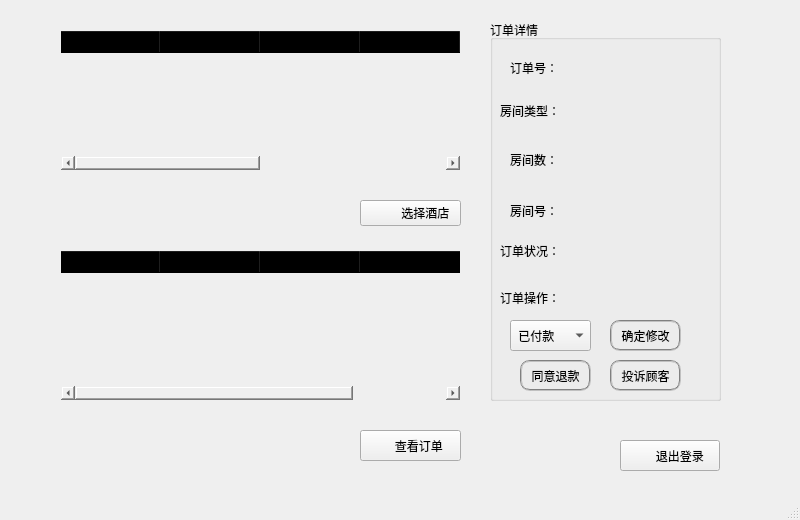
<?xml version="1.0" encoding="UTF-8"?>
<ui version="4.0">
 <class>MainWindow_manager</class>
 <widget class="QMainWindow" name="MainWindow_manager">
  <property name="geometry">
   <rect>
    <x>0</x>
    <y>0</y>
    <width>800</width>
    <height>520</height>
   </rect>
  </property>
  <property name="sizePolicy">
   <sizepolicy hsizetype="Fixed" vsizetype="Fixed">
    <horstretch>0</horstretch>
    <verstretch>0</verstretch>
   </sizepolicy>
  </property>
  <property name="minimumSize">
   <size>
    <width>800</width>
    <height>520</height>
   </size>
  </property>
  <property name="maximumSize">
   <size>
    <width>800</width>
    <height>520</height>
   </size>
  </property>
  <property name="windowTitle">
   <string>Nest</string>
  </property>
  <widget class="QWidget" name="centralwidget">
   <widget class="QPushButton" name="pushButton">
    <property name="geometry">
     <rect>
      <x>620</x>
      <y>440</y>
      <width>100</width>
      <height>31</height>
     </rect>
    </property>
    <property name="styleSheet">
     <string notr="true">QPushButton
{
border-image: url(:/images/button1.png);
font: 12pt &quot;华文楷体&quot;;
color:rgb(0, 0, 0)
}
QPushButton:hover
{
border-image: url(:/images/button1.png);
font: 12pt  &quot;华文楷体&quot;;
color:rgb(102, 102, 102)
}
QPushButton:pressed
{
border-image: url(:/images/button1.png);
font: 12pt  &quot;华文楷体&quot;;
color:rgb(180, 180, 180)
}
</string>
    </property>
    <property name="text">
     <string>      退出登录</string>
    </property>
   </widget>
   <widget class="QTableWidget" name="order">
    <property name="geometry">
     <rect>
      <x>60</x>
      <y>250</y>
      <width>401</width>
      <height>151</height>
     </rect>
    </property>
    <property name="styleSheet">
     <string notr="true">font: 11pt &quot;华文楷体&quot;;
background-color:rgba(0,0,0,0);</string>
    </property>
    <property name="editTriggers">
     <set>QAbstractItemView::NoEditTriggers</set>
    </property>
    <property name="selectionBehavior">
     <enum>QAbstractItemView::SelectRows</enum>
    </property>
    <column>
     <property name="text">
      <string>订单号</string>
     </property>
    </column>
    <column>
     <property name="text">
      <string>顾客</string>
     </property>
    </column>
    <column>
     <property name="text">
      <string>入住日期</string>
     </property>
    </column>
    <column>
     <property name="text">
      <string>离店日期</string>
     </property>
    </column>
   </widget>
   <widget class="QTableWidget" name="hotel">
    <property name="geometry">
     <rect>
      <x>60</x>
      <y>30</y>
      <width>401</width>
      <height>141</height>
     </rect>
    </property>
    <property name="styleSheet">
     <string notr="true">font: 11pt &quot;华文楷体&quot;;
background-color:rgba(0,0,0,0);</string>
    </property>
    <property name="selectionBehavior">
     <enum>QAbstractItemView::SelectRows</enum>
    </property>
    <column>
     <property name="text">
      <string>经营许可证</string>
     </property>
    </column>
    <column>
     <property name="text">
      <string>酒店名称</string>
     </property>
    </column>
    <column>
     <property name="text">
      <string>酒店地点</string>
     </property>
    </column>
    <column>
     <property name="text">
      <string>酒店特色</string>
     </property>
    </column>
    <column>
     <property name="text">
      <string>酒店星级</string>
     </property>
    </column>
    <column>
     <property name="text">
      <string>拥有者</string>
     </property>
    </column>
   </widget>
   <widget class="QPushButton" name="pushButton_3">
    <property name="geometry">
     <rect>
      <x>360</x>
      <y>430</y>
      <width>101</width>
      <height>31</height>
     </rect>
    </property>
    <property name="styleSheet">
     <string notr="true">QPushButton
{
border-image:url(:/images/order1.png);
font: 12pt &quot;华文楷体&quot;;
color:rgb(0, 0, 0)
}
QPushButton:hover
{
border-image: url(:/images/order1.png);
font: 12pt  &quot;华文楷体&quot;;
color:rgb(102, 102, 102)
}
QPushButton:pressed
{
border-image:url(:/images/order1.png);
font: 12pt  &quot;华文楷体&quot;;
color:rgb(180, 180, 180)
}
</string>
    </property>
    <property name="text">
     <string>        查看订单   </string>
    </property>
   </widget>
   <widget class="QPushButton" name="pushButton_2">
    <property name="geometry">
     <rect>
      <x>360</x>
      <y>200</y>
      <width>101</width>
      <height>26</height>
     </rect>
    </property>
    <property name="styleSheet">
     <string notr="true">QPushButton
{
border-image:url(:/images/hotel1.png);
font: 12pt &quot;华文楷体&quot;;
color:rgb(0, 0, 0)
}
QPushButton:hover
{
border-image: url(:/images/hotel1.png);
font: 12pt  &quot;华文楷体&quot;;
color:rgb(102, 102, 102)
}
QPushButton:pressed
{
border-image:url(:/images/hotel1.png);
font: 12pt  &quot;华文楷体&quot;;
color:rgb(180, 180, 180)
}
</string>
    </property>
    <property name="text">
     <string>         选择酒店</string>
    </property>
   </widget>
   <widget class="QGroupBox" name="groupBox_2">
    <property name="geometry">
     <rect>
      <x>490</x>
      <y>20</y>
      <width>231</width>
      <height>381</height>
     </rect>
    </property>
    <property name="styleSheet">
     <string notr="true">font: 12pt &quot;华文楷体&quot;;</string>
    </property>
    <property name="title">
     <string>订单详情</string>
    </property>
    <widget class="QLabel" name="label_5">
     <property name="geometry">
      <rect>
       <x>10</x>
       <y>80</y>
       <width>81</width>
       <height>21</height>
      </rect>
     </property>
     <property name="text">
      <string>房间类型：</string>
     </property>
    </widget>
    <widget class="QLabel" name="label_6">
     <property name="geometry">
      <rect>
       <x>20</x>
       <y>130</y>
       <width>61</width>
       <height>20</height>
      </rect>
     </property>
     <property name="text">
      <string>房间数：</string>
     </property>
    </widget>
    <widget class="QLabel" name="label_7">
     <property name="geometry">
      <rect>
       <x>20</x>
       <y>180</y>
       <width>61</width>
       <height>21</height>
      </rect>
     </property>
     <property name="text">
      <string>房间号：</string>
     </property>
    </widget>
    <widget class="QLabel" name="label_8">
     <property name="geometry">
      <rect>
       <x>10</x>
       <y>220</y>
       <width>71</width>
       <height>21</height>
      </rect>
     </property>
     <property name="text">
      <string>订单状况：</string>
     </property>
    </widget>
    <widget class="QLabel" name="roomtype">
     <property name="geometry">
      <rect>
       <x>90</x>
       <y>80</y>
       <width>91</width>
       <height>21</height>
      </rect>
     </property>
     <property name="text">
      <string/>
     </property>
    </widget>
    <widget class="QLabel" name="roomnumber">
     <property name="geometry">
      <rect>
       <x>90</x>
       <y>130</y>
       <width>71</width>
       <height>21</height>
      </rect>
     </property>
     <property name="text">
      <string/>
     </property>
    </widget>
    <widget class="QLabel" name="roomnumber_">
     <property name="geometry">
      <rect>
       <x>90</x>
       <y>180</y>
       <width>101</width>
       <height>21</height>
      </rect>
     </property>
     <property name="text">
      <string/>
     </property>
    </widget>
    <widget class="QLabel" name="orderstate">
     <property name="geometry">
      <rect>
       <x>90</x>
       <y>220</y>
       <width>81</width>
       <height>21</height>
      </rect>
     </property>
     <property name="text">
      <string/>
     </property>
    </widget>
    <widget class="QComboBox" name="changeorderstate">
     <property name="geometry">
      <rect>
       <x>20</x>
       <y>300</y>
       <width>81</width>
       <height>31</height>
      </rect>
     </property>
     <property name="styleSheet">
      <string notr="true">font: 12pt &quot;华文楷体&quot;;</string>
     </property>
     <item>
      <property name="text">
       <string> 已付款</string>
      </property>
     </item>
     <item>
      <property name="text">
       <string> 已入住</string>
      </property>
     </item>
     <item>
      <property name="text">
       <string> 已退房</string>
      </property>
     </item>
    </widget>
    <widget class="QPushButton" name="pushButton_4">
     <property name="geometry">
      <rect>
       <x>120</x>
       <y>300</y>
       <width>71</width>
       <height>31</height>
      </rect>
     </property>
     <property name="styleSheet">
      <string notr="true">QPushButton
{
font: 12pt &quot;华文楷体&quot;;
color:rgb(0, 0, 0);
border:2px groove gray;border-radius:10px;padding:2px 4px
}
QPushButton:hover
{
font: 12pt &quot;华文楷体&quot;;
color:rgb(117, 117, 117);
border:2px groove gray;border-radius:10px;padding:2px 4px
}
QPushButton:pressed
{
font: 12pt &quot;华文楷体&quot;;
color:rgb(182, 182, 182)
border:2px groove gray;border-radius:10px;padding:2px 4px
}
</string>
     </property>
     <property name="text">
      <string>确定修改</string>
     </property>
    </widget>
    <widget class="QPushButton" name="pushButton_5">
     <property name="geometry">
      <rect>
       <x>30</x>
       <y>340</y>
       <width>71</width>
       <height>31</height>
      </rect>
     </property>
     <property name="styleSheet">
      <string notr="true">QPushButton
{
font: 12pt &quot;华文楷体&quot;;
color:rgb(0, 0, 0);
border:2px groove gray;border-radius:10px;padding:2px 4px
}
QPushButton:hover
{
font: 12pt &quot;华文楷体&quot;;
color:rgb(117, 117, 117);
border:2px groove gray;border-radius:10px;padding:2px 4px
}
QPushButton:pressed
{
font: 12pt &quot;华文楷体&quot;;
color:rgb(182, 182, 182)
border:2px groove gray;border-radius:10px;padding:2px 4px
}
</string>
     </property>
     <property name="text">
      <string>同意退款</string>
     </property>
    </widget>
    <widget class="QPushButton" name="pushButton_6">
     <property name="geometry">
      <rect>
       <x>120</x>
       <y>340</y>
       <width>71</width>
       <height>31</height>
      </rect>
     </property>
     <property name="styleSheet">
      <string notr="true">QPushButton
{
font: 12pt &quot;华文楷体&quot;;
color:rgb(0, 0, 0);
border:2px groove gray;border-radius:10px;padding:2px 4px
}
QPushButton:hover
{
font: 12pt &quot;华文楷体&quot;;
color:rgb(117, 117, 117);
border:2px groove gray;border-radius:10px;padding:2px 4px
}
QPushButton:pressed
{
font: 12pt &quot;华文楷体&quot;;
color:rgb(182, 182, 182)
border:2px groove gray;border-radius:10px;padding:2px 4px
}
</string>
     </property>
     <property name="text">
      <string>投诉顾客</string>
     </property>
    </widget>
    <widget class="QLabel" name="label">
     <property name="geometry">
      <rect>
       <x>10</x>
       <y>270</y>
       <width>81</width>
       <height>16</height>
      </rect>
     </property>
     <property name="text">
      <string>订单操作：</string>
     </property>
    </widget>
    <widget class="QLabel" name="label_2">
     <property name="geometry">
      <rect>
       <x>20</x>
       <y>40</y>
       <width>61</width>
       <height>16</height>
      </rect>
     </property>
     <property name="text">
      <string>订单号：</string>
     </property>
    </widget>
    <widget class="QLabel" name="ordernum">
     <property name="geometry">
      <rect>
       <x>90</x>
       <y>40</y>
       <width>61</width>
       <height>21</height>
      </rect>
     </property>
     <property name="text">
      <string/>
     </property>
    </widget>
   </widget>
  </widget>
  <widget class="QStatusBar" name="statusbar"/>
 </widget>
 <resources/>
 <connections/>
</ui>
